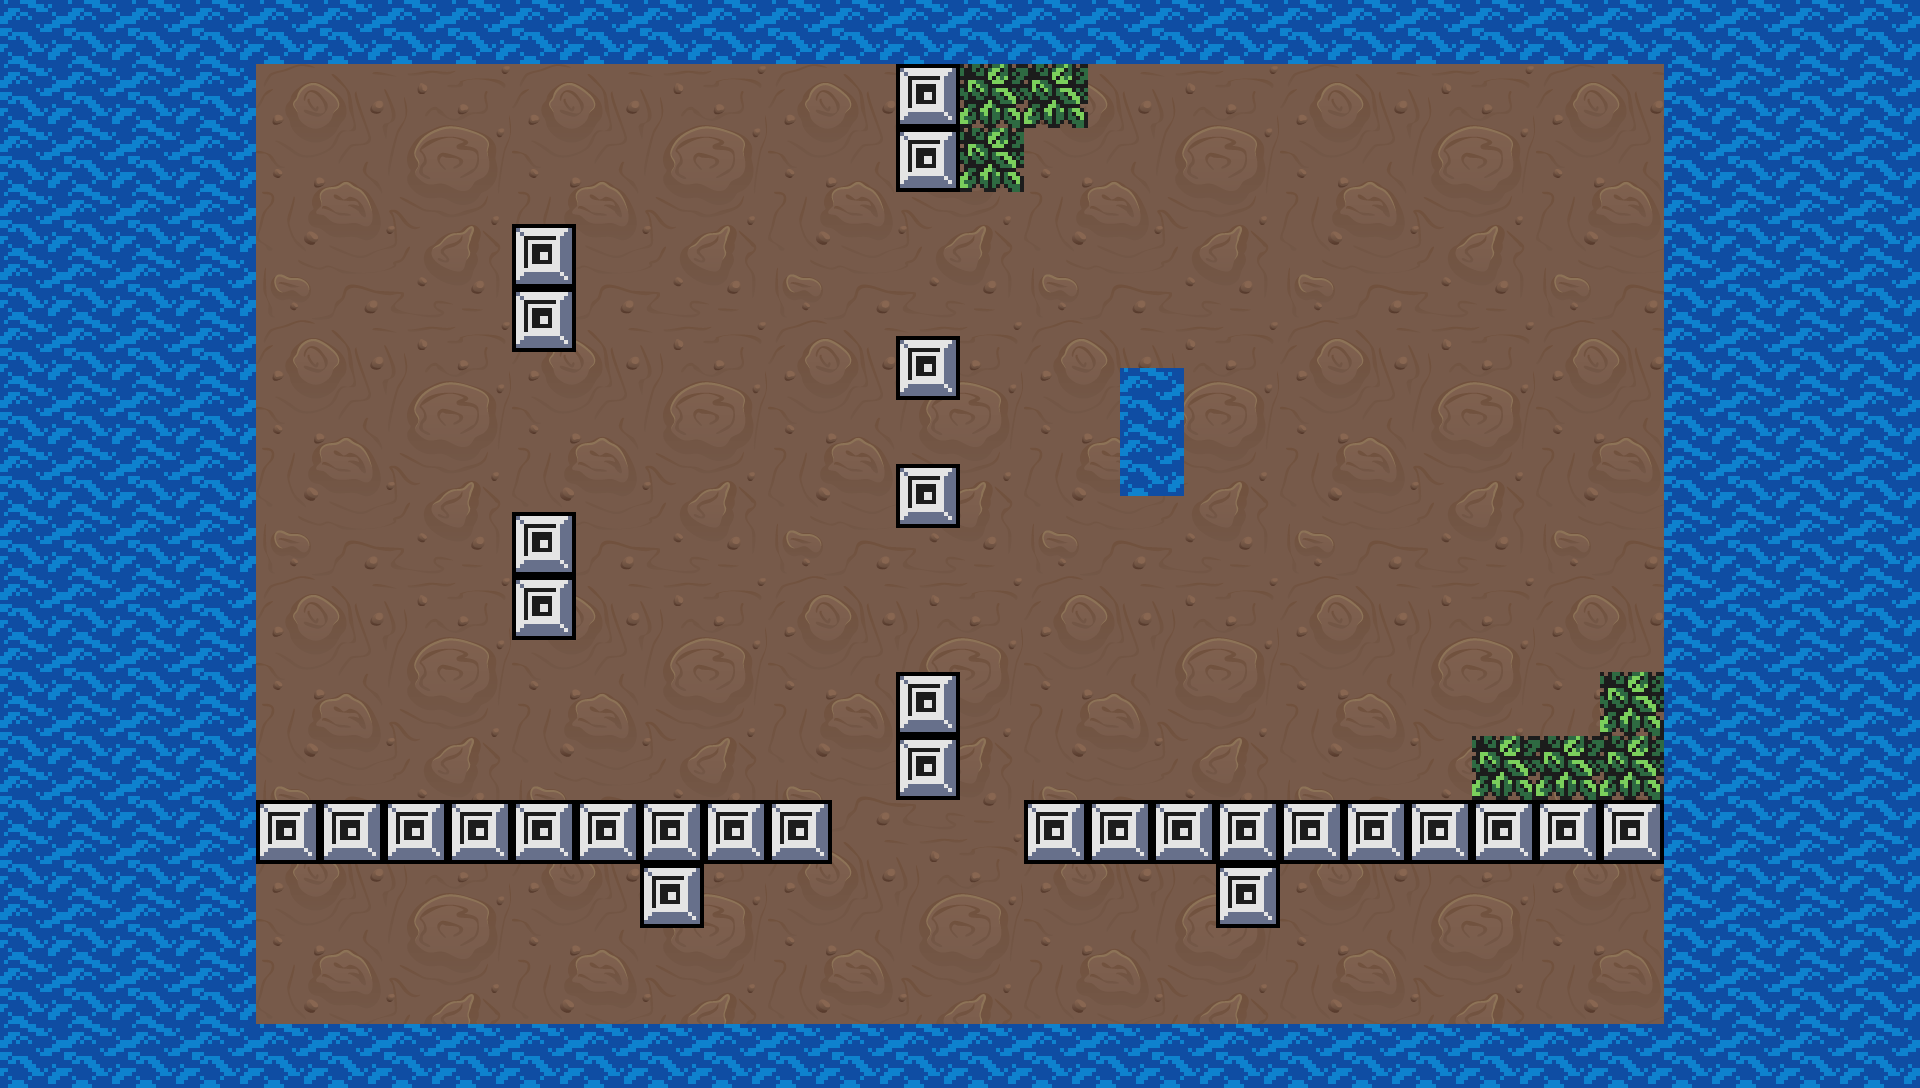

This is a level from a 2D game, rendered from its Tiled map with the project's own tilesets. A one-line summary and the map file follow, with tile-layer data summarised:
An orthogonal 120x68 tile map with 16x16 px tiles, 4 tile layers (ground, firstCouche, scdCouche, animation), 7 tilesets and 46 objects (14x wall, 6x enemy, 4x crackStone, 4x bush, 2x crate, ...).

<map version="1.5" tiledversion="1.7.2" orientation="orthogonal" renderorder="right-down" width="120" height="68" tilewidth="16" tileheight="16" infinite="0" nextlayerid="11" nextobjectid="1513">
 <editorsettings>
  <export target="../10.lua" format="lua" />
 </editorsettings>
 <tileset firstgid="1" name="Ground_Tile_01_B" tilewidth="16" tileheight="16" tilecount="256" columns="16">
  <image source="../../assets/tiles/Tiles/Ground_Tile_01_B.png" width="256" height="256" />
 </tileset>
 <tileset firstgid="257" name="Ground_Tile_01_C" tilewidth="16" tileheight="16" tilecount="256" columns="16">
  <image source="../../assets/tiles/Tiles/Ground_Tile_01_C.png" width="256" height="256" />
 </tileset>
 <tileset firstgid="513" name="Ground_Tile_02_A" tilewidth="16" tileheight="16" tilecount="256" columns="16">
  <image source="../../assets/tiles/Tiles/Ground_Tile_02_A.png" width="256" height="256" />
 </tileset>
 <tileset firstgid="769" name="Ground_Tile_02_B" tilewidth="16" tileheight="16" tilecount="256" columns="16">
  <image source="../../assets/tiles/Tiles/Ground_Tile_02_B.png" width="256" height="256" />
 </tileset>
 <tileset firstgid="1025" name="Ground_Tile_02_C" tilewidth="16" tileheight="16" tilecount="256" columns="16">
  <image source="../../assets/tiles/Tiles/Ground_Tile_02_C.png" width="256" height="256" />
 </tileset>
 <tileset firstgid="1281" name="Ground_Tile_01_A" tilewidth="16" tileheight="16" tilecount="256" columns="16">
  <image source="../../assets/tiles/Tiles/Ground_Tile_01_A.png" width="256" height="256" />
 </tileset>
 <tileset firstgid="1537" name="Tank Town V2" tilewidth="16" tileheight="16" tilecount="1920" columns="40">
  <image source="../../assets/tiles/Tank Town V2.png" width="640" height="768" />
 </tileset>
 <layer id="1" name="ground" width="120" height="68">
  <data>[8160 cells, 8160 non-empty, 272 distinct tile ids]</data>
 </layer>
 <layer id="9" name="firstCouche" width="120" height="68">
  <data>[8160 cells, 640 non-empty, 48 distinct tile ids]</data>
 </layer>
 <layer id="3" name="scdCouche" width="120" height="68">
  <data>[8160 cells, 0 non-empty, 0 distinct tile ids]</data>
 </layer>
 <objectgroup color="#840c8f" id="8" name="entity">
  <object id="1186" name="Wall" type="wall" x="-464" y="64" width="720" height="960" />
  <object id="1187" name="Wall" type="wall" x="1664" y="64" width="736" height="960" />
  <object id="1188" name="Wall" type="wall" x="-464" y="-144" width="2864" height="208" />
  <object id="1189" name="Wall" type="wall" x="-464" y="1024" width="2864" height="208" />
  <object id="1463" name="Tank" type="tank" x="384" y="432">
   <properties>
    <property name="direction" value="right" />
   </properties>
   <point />
  </object>
  <object id="1465" name="Enemy" type="enemy" x="928" y="944">
   <properties>
    <property name="allowMove" type="bool" value="true" />
    <property name="lvl" type="int" value="2" />
   </properties>
   <point />
  </object>
  <object id="1472" name="CrackStone" type="crackStone" x="832" y="800" width="64" height="64" />
  <object id="1473" name="CrackStone" type="crackStone" x="896" y="800" width="64" height="64" />
  <object id="1474" name="CrackStone" type="crackStone" x="960" y="800" width="64" height="64" />
  <object id="1475" name="CrackStone" type="crackStone" x="896" y="400" width="64" height="64" />
  <object id="1476" name="Crate" type="crate" x="896" y="224" width="64" height="64" />
  <object id="1477" name="Crate" type="crate" x="896" y="576" width="64" height="64" />
  <object id="1479" name="Wall" type="wall" x="896" y="64" width="64" height="128" />
  <object id="1480" name="Wall" type="wall" x="512" y="224" width="64" height="128" />
  <object id="1482" name="Wall" type="wall" x="512" y="512" width="64" height="128" />
  <object id="1483" name="Wall" type="wall" x="896" y="336" width="64" height="64" />
  <object id="1484" name="Wall" type="wall" x="896" y="464" width="64" height="64" />
  <object id="1485" name="Wall" type="wall" x="896" y="672" width="64" height="128" />
  <object id="1486" name="Wall" type="wall" x="256" y="800" width="576" height="64" />
  <object id="1489" name="Wall" type="wall" x="640" y="864" width="64" height="64" />
  <object id="1490" name="Wall" type="wall" x="1024" y="800" width="640" height="64" />
  <object id="1491" name="Wall" type="wall" x="1216" y="864" width="64" height="64" />
  <object id="1492" name="Bush" type="bush" x="960" y="64" width="64" height="128" />
  <object id="1493" name="Bush" type="bush" x="1024" y="64" width="64" height="64" />
  <object id="1494" name="Bush" type="bush" x="1472" y="736" width="128" height="64" />
  <object id="1495" name="Bush" type="bush" x="1600" y="672" width="64" height="128" />
  <object id="1496" name="Water" type="water" x="1120" y="368" width="64" height="128" />
  <object id="1498" name="Enemy" type="enemy" x="1440" y="192">
   <properties>
    <property name="allowMove" type="bool" value="false" />
    <property name="lvl" type="int" value="2" />
   </properties>
   <point />
  </object>
  <object id="1499" name="Enemy" type="enemy" x="1440" y="672">
   <properties>
    <property name="allowMove" type="bool" value="false" />
    <property name="lvl" type="int" value="2" />
   </properties>
   <point />
  </object>
  <object id="1500" name="Enemy" type="enemy" x="1360" y="432">
   <properties>
    <property name="allowMove" type="bool" value="true" />
    <property name="lvl" type="int" value="3" />
   </properties>
   <point />
  </object>
  <object id="1501" name="Enemy" type="enemy" x="752" y="192">
   <properties>
    <property name="allowMove" type="bool" value="false" />
    <property name="lvl" type="int" value="1" />
   </properties>
   <point />
  </object>
  <object id="1502" name="Enemy" type="enemy" x="752" y="672">
   <properties>
    <property name="allowMove" type="bool" value="false" />
    <property name="lvl" type="int" value="1" />
   </properties>
   <point />
  </object>
 </objectgroup>
 <objectgroup color="#ff0000" id="5" name="solid">
  <properties>
   <property name="collidable" type="bool" value="true" />
  </properties>
  <object id="1171" x="192" y="0" width="1472" height="64" />
  <object id="1172" x="1664" y="0" width="64" height="1024" />
  <object id="1173" x="256" y="1024" width="1472" height="64" />
  <object id="1174" x="192" y="64" width="64" height="1024" />
  <object id="1503" x="512" y="224" width="64" height="128" />
  <object id="1504" x="512" y="512" width="64" height="128" />
  <object id="1505" x="256" y="800" width="576" height="64" />
  <object id="1506" x="640" y="864" width="64" height="64" />
  <object id="1507" x="1024" y="800" width="640" height="64" />
  <object id="1508" x="1216" y="864" width="64" height="64" />
  <object id="1509" x="896" y="464" width="64" height="64" />
  <object id="1510" x="896" y="672" width="64" height="128" />
  <object id="1511" x="896" y="64" width="64" height="128" />
  <object id="1512" x="896" y="336" width="64" height="64" />
 </objectgroup>
 <layer id="10" name="animation" width="120" height="68">
  <data>[8160 cells, 0 non-empty, 0 distinct tile ids]</data>
 </layer>
</map>
